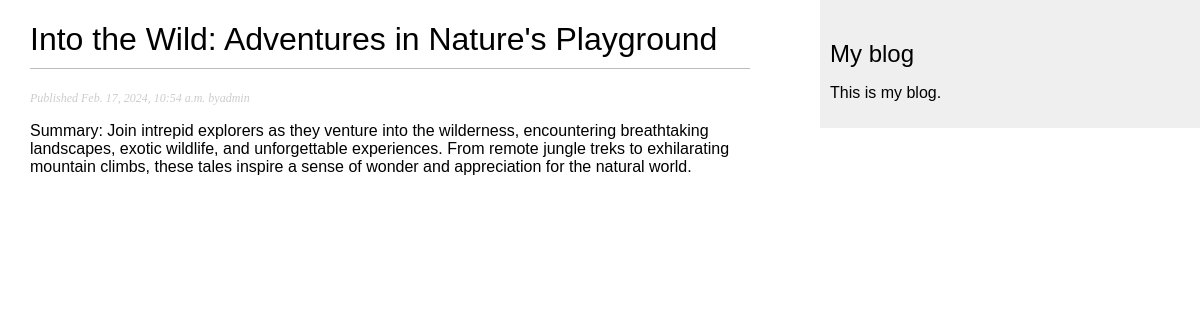
The app's page /blog/6 with its own data.
### blog/models.py (models this page shows, shortened)
class Post(models.Model):
    class Status(models.TextChoices):
        DRAFT = "DF", "Draft"
        PUBLISHED = "PB", "Published"
    title = models.CharField(max_length=250)
    slug = models.SlugField(max_length=250)
    author = models.ForeignKey(
        User, on_delete=models.CASCADE, related_name="blog_posts"
    )
    body = models.TextField()
    publish = models.DateTimeField(default=timezone.now)
    created = models.DateTimeField(auto_now_add=True)
    updated = models.DateTimeField(auto_now=True)
    status = models.CharField(
        max_length=2, choices=Status.choices, default=Status.DRAFT
    )
    objects = models.Manager()
    published = PublishedManager()
    class Meta:
        ordering = ["-publish"]
        indexes = [models.Index(fields=["-publish"])]

### blog/views.py (the view)
# urls.py: path('<int:id>', views.post_detail, name='post_detail')
def post_detail(request, id):
    post = get_object_or_404(Post, id=id, status=Post.Status.PUBLISHED)
    return render(request, "blog/post/detail.html", {"post": post})

### blog/templates/blog/post/detail.html (shortened to what this page needs)
{% extends "blog/base.html" %}
{% block content %}
    <h1>{{post.title}}</h1>
    <p class='date'>
        Published {{post.publish}} by{{post.author}}
    </p>
    {{post.body|linebreaks}}
{% endblock content %}

### blog/static/css/blog.css (style rules this page uses)
body { margin:0; padding:0; font-family:helvetica, sans-serif; }
h1 { font-weight:normal; border-bottom:1px solid #bbb; padding:0 0 10px 0; }
p.date { color:#ccc; font-family: georgia, serif; font-size: 12px; font-style: italic; }

### records on screen
Post: title "Into the Wild: Adventures in Nature's Playground", publish "Feb. 17, 2024, 10:54 a.m.", author "admin", body "Summary: Join intrepid explorers as they venture into the wilderness, encountering breathtaking landscapes, exotic wildlife, and unforgettable experiences. From remote jungle treks to exhilarating mountain climbs, these tales inspire a sense of wonder and appreciation for the natural world."
